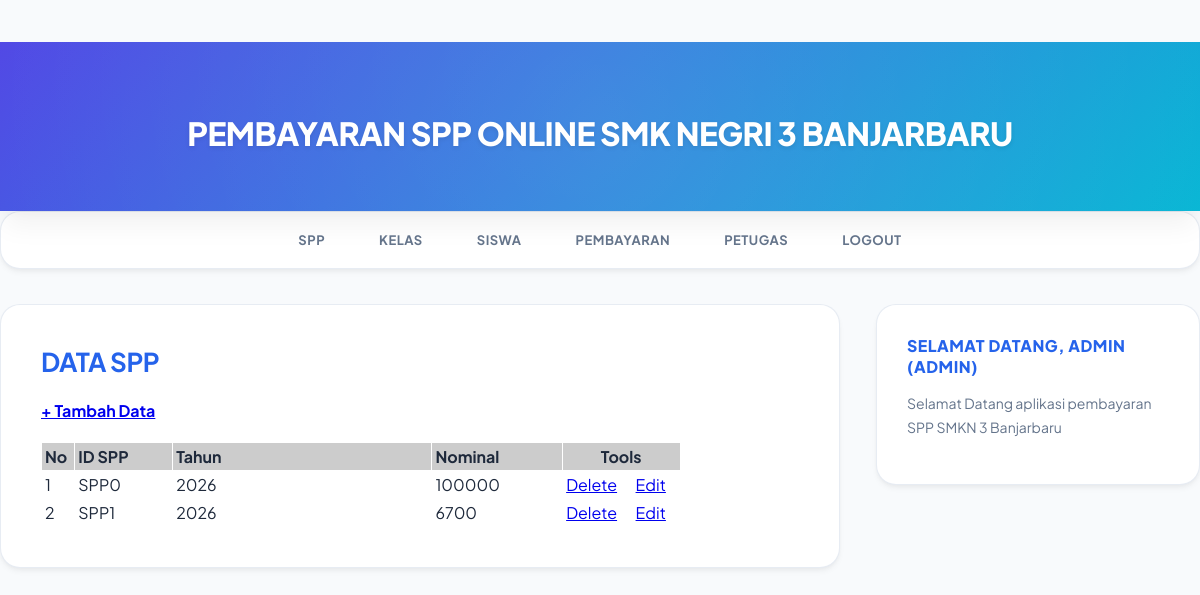
The page /admin/halaman_admin.php?open=data_spp (signed in) on the database its author committed.
### tables this page shows
CREATE TABLE `spp` (
  `id_spp` varchar(5) NOT NULL,
  `tahun` int NOT NULL,
  `nominal` int NOT NULL
);

### admin/data_spp.php (the view)
<?php
include_once "../src/koneksi.php";
?>
<h1><b>DATA SPP</b></h1>
<h4><a href="?open=tambah_spp">+ Tambah Data</a></h4>
<table cellspacing="1" cellpadding="3">
    <tr>
        <td width="5%" bgcolor="#CCCCCC"><b>No</b></td>
        <td width="15%" bgcolor="#CCCCCC"><b>ID SPP</b></td>
        <td width="40%" bgcolor="#CCCCCC"><b>Tahun</b></td>
        <td width="20%" bgcolor="#CCCCCC"><b>Nominal</b></td>
        <td colspan="2" align="center" bgcolor="#CCCCCC"><b>Tools</b></td>
    </tr>
<?php
$sql = mysqli_query($koneksi, "SELECT * FROM spp ORDER BY id_spp ASC");
$nomor = 0;
while($data = mysqli_fetch_array($sql)){
    $nomor++;
?>
<tr>
    <td><?php echo $nomor; ?></td>
    <td><?php echo $data['id_spp']; ?></td>
    <td><?php echo $data['tahun']; ?></td>
    <td><?php echo $data['nominal']; ?></td>
    <td width="9%" align="center"><a href="?open=hapus_spp&id_spp=<?php echo $data['id_spp']; ?>"
            target="_self" onclick="return confirm('YAKIN INGIN MENGHAPUS DATA SPP INI ... ?')"> Delete</a></td>
    <td width="9%" align="center"><a href="?open=edit_spp&id_spp=<?php echo $data['id_spp'] ?>"
            target="_self">Edit</a></td>
</tr>
<?php } ?>
</table>

### src/style.css (style rules this page uses)
body { background: #f8fafc; margin: 0; font-family: 'Plus Jakarta Sans', sans-serif; color: #1e293b; min-height: 100vh; display: flex; flex-direction: column; }
.conteudo h1 { margin: 0 0 18px 0; color: #2563EB; font-size: 26px; font-weight: 800; letter-spacing: -0.5px; }

### rows shown on the page
spp: id_spp "SPP0", tahun "2026", nominal "100000"
spp: id_spp "SPP1", tahun "2026", nominal "6700"

### other values the page prints
$_SESSION['level'] "ADMIN"
$_SESSION['username'] "ADMIN"
